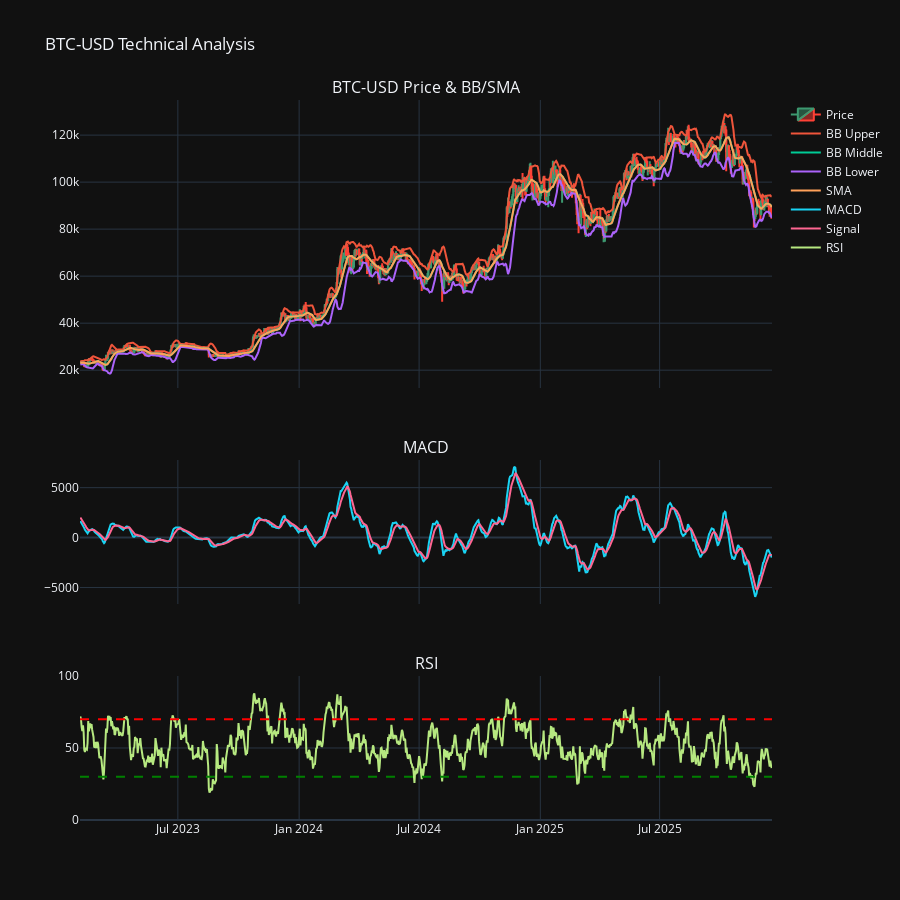

Source (notebook cell):
### Code cell
# --- Create subplot layout ---
fig = make_subplots(
    rows=3,
    cols=1,
    shared_xaxes=True,
    vertical_spacing=0.1,
    row_heights=[0.5, 0.25, 0.25],
    subplot_titles=[f"{ticker} Price & BB/SMA", "MACD", "RSI"]
)

# --- Row 1: Candlestick ---
fig.add_trace(
    go.Candlestick(
        x=plot_data.index,
        open=plot_data["Open"],
        high=plot_data["High"],
        low=plot_data["Low"],
        close=plot_data["Close"],
        name="Price"
    ),
    row=1, col=1
)

# Bollinger Bands
fig.add_trace(go.Scatter(x=plot_data.index, y=plot_data["BBU"], name="BB Upper"), row=1, col=1)
fig.add_trace(go.Scatter(x=plot_data.index, y=plot_data["BBM"], name="BB Middle"), row=1, col=1)
fig.add_trace(go.Scatter(x=plot_data.index, y=plot_data["BBL"], name="BB Lower"), row=1, col=1)

# SMA
fig.add_trace(go.Scatter(x=plot_data.index, y=plot_data["SMA"], name="SMA"), row=1, col=1)

# --- Row 2: MACD ---
fig.add_trace(go.Scatter(x=plot_data.index, y=plot_data["MACD"], name="MACD"), row=2, col=1)
fig.add_trace(go.Scatter(x=plot_data.index, y=plot_data["Signal"], name="Signal"), row=2, col=1)

# --- Row 3: RSI ---
fig.add_trace(go.Scatter(x=plot_data.index, y=plot_data["RSI"], name="RSI"), row=3, col=1)

# --- Layout ---
fig.update_layout(
    title=f"{ticker} Technical Analysis",
    height=900,
    template="plotly_dark",
    xaxis=dict(rangeslider=dict(visible=False))
)


# RSI reference lines
fig.update_yaxes(range=[0, 100], row=3, col=1)
fig.add_hline(y=70, line_dash="dash", line_color="red", row=3, col=1)
fig.add_hline(y=30, line_dash="dash", line_color="green", row=3, col=1)
fig.show()

### Figure 1 — Plotly figure (JSON) as saved in the notebook; plotly's stock layout.template omitted (floating-point values rounded to 4 significant figures; data arrays with more than 128 entries replaced by an {"elided": "..."} marker saying what was removed)
{"data": [{"close": {"elided": "1050 float values"}, "high": {"elided": "1050 float values"}, "low": {"elided": "1050 float values"}, "name": "Price", "open": {"elided": "1050 float values"}, "type": "candlestick", "x": {"elided": "1050 str values"}, "xaxis": "x", "yaxis": "y"}, {"name": "BB Upper", "type": "scatter", "x": {"elided": "1050 str values"}, "xaxis": "x", "y": {"elided": "1050 float values"}, "yaxis": "y"}, {"name": "BB Middle", "type": "scatter", "x": {"elided": "1050 str values"}, "xaxis": "x", "y": {"elided": "1050 float values"}, "yaxis": "y"}, {"name": "BB Lower", "type": "scatter", "x": {"elided": "1050 str values"}, "xaxis": "x", "y": {"elided": "1050 float values"}, "yaxis": "y"}, {"name": "SMA", "type": "scatter", "x": {"elided": "1050 str values"}, "xaxis": "x", "y": {"elided": "1050 float values"}, "yaxis": "y"}, {"name": "MACD", "type": "scatter", "x": {"elided": "1050 str values"}, "xaxis": "x2", "y": {"elided": "1050 float values"}, "yaxis": "y2"}, {"name": "Signal", "type": "scatter", "x": {"elided": "1050 str values"}, "xaxis": "x2", "y": {"elided": "1050 float values"}, "yaxis": "y2"}, {"name": "RSI", "type": "scatter", "x": {"elided": "1050 str values"}, "xaxis": "x3", "y": {"elided": "1050 float values"}, "yaxis": "y3"}], "layout": {"annotations": [{"font": {"size": 16}, "showarrow": false, "text": "BTC-USD Price & BB/SMA", "x": 0.5, "xanchor": "center", "xref": "paper", "y": 1, "yanchor": "bottom", "yref": "paper"}, {"font": {"size": 16}, "showarrow": false, "text": "MACD", "x": 0.5, "xanchor": "center", "xref": "paper", "y": 0.5, "yanchor": "bottom", "yref": "paper"}, {"font": {"size": 16}, "showarrow": false, "text": "RSI", "x": 0.5, "xanchor": "center", "xref": "paper", "y": 0.2, "yanchor": "bottom", "yref": "paper"}], "height": 900, "shapes": [{"line": {"color": "red", "dash": "dash"}, "type": "line", "x0": 0, "x1": 1, "xref": "x3 domain", "y0": 70, "y1": 70, "yref": "y3"}, {"line": {"color": "green", "dash": "dash"}, "type": "line", "x0": 0, "x1": 1, "xref": "x3 domain", "y0": 30, "y1": 30, "yref": "y3"}], "title": {"text": "BTC-USD Technical Analysis"}, "xaxis": {"anchor": "y", "domain": [0, 1], "matches": "x3", "rangeslider": {"visible": false}, "showticklabels": false}, "xaxis2": {"anchor": "y2", "domain": [0, 1], "matches": "x3", "showticklabels": false}, "xaxis3": {"anchor": "y3", "domain": [0, 1]}, "yaxis": {"anchor": "x", "domain": [0.6, 1]}, "yaxis2": {"anchor": "x2", "domain": [0.3, 0.5]}, "yaxis3": {"anchor": "x3", "domain": [0, 0.2], "range": [0, 100]}}}
